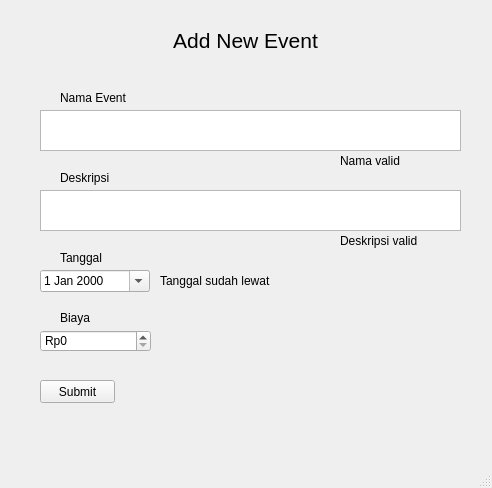
<?xml version="1.0" encoding="UTF-8"?>
<ui version="4.0">
 <class>MainWindow</class>
 <widget class="QMainWindow" name="MainWindow">
  <property name="geometry">
   <rect>
    <x>0</x>
    <y>0</y>
    <width>492</width>
    <height>488</height>
   </rect>
  </property>
  <property name="windowTitle">
   <string>MainWindow</string>
  </property>
  <widget class="QWidget" name="centralwidget">
   <widget class="QLabel" name="titleLabel">
    <property name="geometry">
     <rect>
      <x>40</x>
      <y>20</y>
      <width>411</width>
      <height>41</height>
     </rect>
    </property>
    <property name="font">
     <font>
      <pointsize>16</pointsize>
     </font>
    </property>
    <property name="text">
     <string>Add New Event</string>
    </property>
    <property name="alignment">
     <set>Qt::AlignCenter</set>
    </property>
   </widget>
   <widget class="QPlainTextEdit" name="namaTextEdit">
    <property name="geometry">
     <rect>
      <x>40</x>
      <y>110</y>
      <width>421</width>
      <height>41</height>
     </rect>
    </property>
   </widget>
   <widget class="QLabel" name="namaEventLabel">
    <property name="geometry">
     <rect>
      <x>60</x>
      <y>90</y>
      <width>71</width>
      <height>16</height>
     </rect>
    </property>
    <property name="text">
     <string>Nama Event</string>
    </property>
   </widget>
   <widget class="QPlainTextEdit" name="deskripsiTextEdit">
    <property name="geometry">
     <rect>
      <x>40</x>
      <y>190</y>
      <width>421</width>
      <height>41</height>
     </rect>
    </property>
   </widget>
   <widget class="QLabel" name="deskripsiLabel">
    <property name="geometry">
     <rect>
      <x>60</x>
      <y>170</y>
      <width>71</width>
      <height>16</height>
     </rect>
    </property>
    <property name="text">
     <string>Deskripsi</string>
    </property>
   </widget>
   <widget class="QDateEdit" name="dateEdit">
    <property name="geometry">
     <rect>
      <x>40</x>
      <y>270</y>
      <width>110</width>
      <height>22</height>
     </rect>
    </property>
    <property name="calendarPopup">
     <bool>true</bool>
    </property>
   </widget>
   <widget class="QLabel" name="tanggalLabel">
    <property name="geometry">
     <rect>
      <x>60</x>
      <y>250</y>
      <width>71</width>
      <height>16</height>
     </rect>
    </property>
    <property name="text">
     <string>Tanggal</string>
    </property>
   </widget>
   <widget class="QLabel" name="biayaLabel">
    <property name="geometry">
     <rect>
      <x>60</x>
      <y>310</y>
      <width>71</width>
      <height>16</height>
     </rect>
    </property>
    <property name="text">
     <string>Biaya</string>
    </property>
   </widget>
   <widget class="QPushButton" name="submitButton">
    <property name="geometry">
     <rect>
      <x>40</x>
      <y>380</y>
      <width>75</width>
      <height>23</height>
     </rect>
    </property>
    <property name="text">
     <string>Submit</string>
    </property>
   </widget>
   <widget class="QSpinBox" name="spinBox">
    <property name="geometry">
     <rect>
      <x>40</x>
      <y>330</y>
      <width>111</width>
      <height>22</height>
     </rect>
    </property>
    <property name="prefix">
     <string>Rp</string>
    </property>
    <property name="maximum">
     <number>999999999</number>
    </property>
   </widget>
   <widget class="QLabel" name="namaEventValidLabel">
    <property name="geometry">
     <rect>
      <x>340</x>
      <y>150</y>
      <width>121</width>
      <height>21</height>
     </rect>
    </property>
    <property name="text">
     <string>Nama valid</string>
    </property>
   </widget>
   <widget class="QLabel" name="deskripsiValidLabel">
    <property name="geometry">
     <rect>
      <x>340</x>
      <y>230</y>
      <width>121</width>
      <height>21</height>
     </rect>
    </property>
    <property name="text">
     <string>Deskripsi valid</string>
    </property>
   </widget>
   <widget class="QLabel" name="tanggalValidLabel">
    <property name="geometry">
     <rect>
      <x>160</x>
      <y>270</y>
      <width>121</width>
      <height>21</height>
     </rect>
    </property>
    <property name="text">
     <string>Tanggal sudah lewat</string>
    </property>
   </widget>
  </widget>
  <widget class="QMenuBar" name="menubar">
   <property name="geometry">
    <rect>
     <x>0</x>
     <y>0</y>
     <width>492</width>
     <height>21</height>
    </rect>
   </property>
  </widget>
  <widget class="QStatusBar" name="statusbar"/>
 </widget>
 <resources/>
 <connections/>
</ui>
